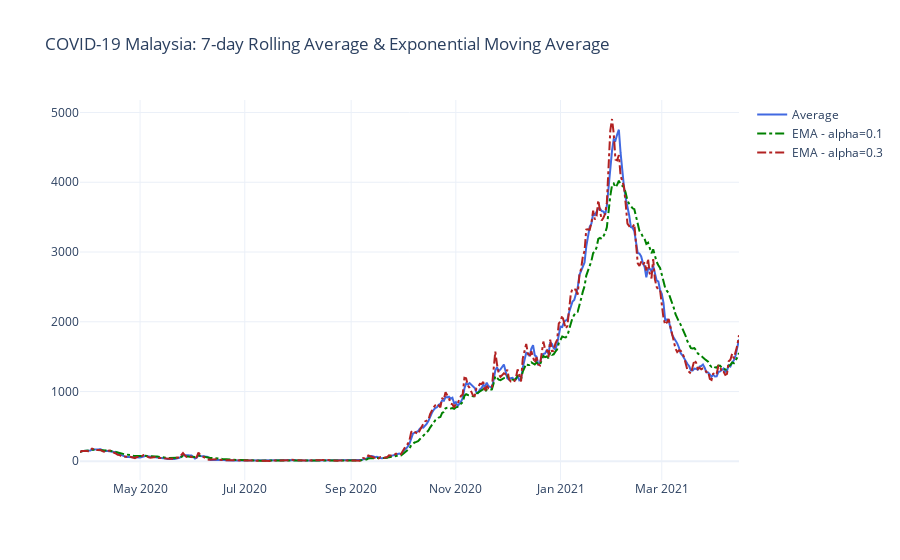

The notebook cell saved with this chart:
### Code cell
fig = go.Figure()
fig.add_trace(go.Scatter(x=df.index, y=df['SMA_new'],
                         line=dict(color='royalblue'),
                         name='Average'))
fig.add_trace(go.Scatter(x=df.index, y=df['EMA_0.1'],
                         line=dict(color='green', dash='dashdot'),
                         name='EMA - alpha=0.1'))
fig.add_trace(go.Scatter(x=df.index, y=df['EMA_0.3'],
                         line=dict(color='firebrick', dash='dashdot'),
                         name='EMA - alpha=0.3'))
fig.update_layout(title='COVID-19 Malaysia: 7-day Rolling Average & Exponential Moving Average')
fig.show()

### Figure 1 — Plotly figure (JSON) as saved in the notebook; plotly's stock layout.template omitted (floating-point values rounded to 4 significant figures; data arrays with more than 128 entries replaced by an {"elided": "..."} marker saying what was removed)
{"data": [{"line": {"color": "royalblue"}, "name": "Average", "type": "scatter", "x": {"elided": "385 str values"}, "y": {"elided": "385 float values"}}, {"line": {"color": "green", "dash": "dashdot"}, "name": "EMA - alpha=0.1", "type": "scatter", "x": {"elided": "385 str values"}, "y": {"elided": "385 float values"}}, {"line": {"color": "firebrick", "dash": "dashdot"}, "name": "EMA - alpha=0.3", "type": "scatter", "x": {"elided": "385 str values"}, "y": {"elided": "385 float values"}}], "layout": {"autosize": true, "title": {"text": "COVID-19 Malaysia: 7-day Rolling Average & Exponential Moving Average"}, "xaxis": {"autorange": true, "range": ["2020-03-27", "2021-04-15"], "type": "date"}, "yaxis": {"autorange": true, "range": [-268.2, 5179.0], "type": "linear"}}}
